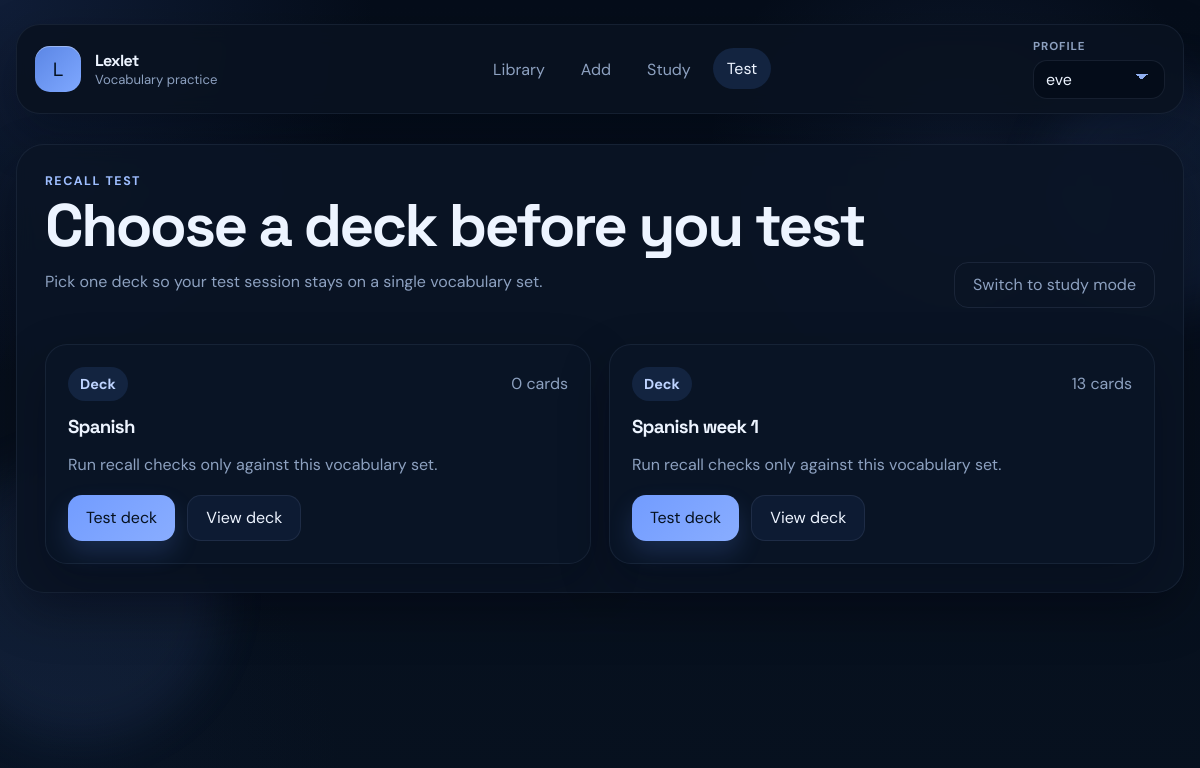
The page /test on the database as committed earlier.
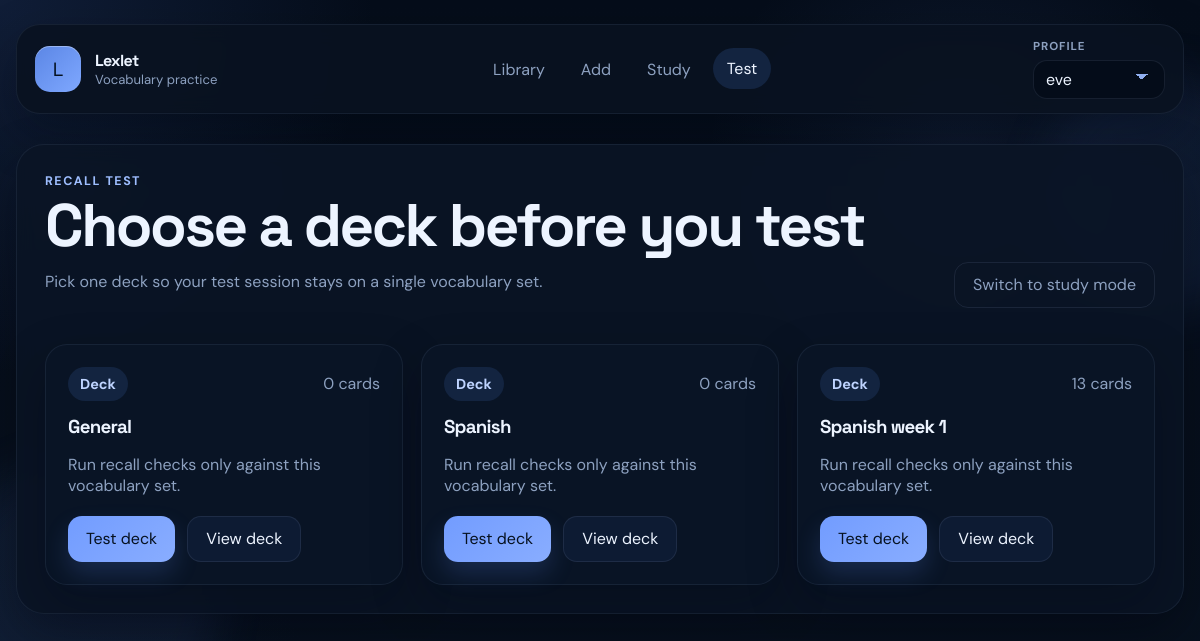
The same page on the database as committed later.
### tables this page shows
CREATE TABLE decks (
            id INTEGER PRIMARY KEY AUTOINCREMENT,
            name TEXT NOT NULL UNIQUE
        , profile_id INTEGER);

### app.py (the view, shortened to what this page needs)
@app.route("/test", methods=["GET", "POST"])
def test():
    conn = get_db()
    active_profile_id = get_active_profile_id(conn)
    decks = get_all_decks(conn, active_profile_id)
    selected_deck_id = request.values.get("deck_id", type=int)
    selected_card_ids = get_requested_card_ids()
    selected_card_ids_value = ",".join(str(card_id) for card_id in selected_card_ids)
    selected_deck = get_deck(conn, selected_deck_id, active_profile_id) if selected_deck_id else None
    if not selected_deck:
        conn.close()
        return render_test_template(decks=decks, selected_deck=None, result=False)

### app.py (called while the page is built, shortened)
def get_db():
    conn = sqlite3.connect(DB_NAME)
    conn.row_factory = sqlite3.Row
    return conn

def get_profiles(conn):
    return conn.execute("SELECT id, name FROM profiles ORDER BY name COLLATE NOCASE").fetchall()

def get_active_profile_id(conn):
    stored_profile_id = session.get("active_profile_id")
    if stored_profile_id:
        existing = conn.execute("SELECT id FROM profiles WHERE id = ?", (stored_profile_id,)).fetchone()
        if existing:
            return stored_profile_id
    eve = conn.execute("SELECT id FROM profiles WHERE lower(name) = 'eve'").fetchone()
    if eve:
        session["active_profile_id"] = eve["id"]
        return eve["id"]
    first_profile = conn.execute("SELECT id FROM profiles ORDER BY id LIMIT 1").fetchone()
    if first_profile:
        session["active_profile_id"] = first_profile["id"]
        return first_profile["id"]
    return None

def get_requested_card_ids():
    raw_ids = request.values.getlist("card_ids")
    raw_selected_ids = request.values.get("selected_card_ids", "")
    if raw_selected_ids:
        raw_ids.extend(raw_selected_ids.split(","))
    card_ids = []
    seen_ids = set()
    return card_ids

### templates/test.html (shortened to what this page needs)
{% extends "base.html" %}
{% block content %}
{% include "_test_shell.html" %}
{% endblock %}

### templates/_test_shell.html (shortened to what this page needs)
<section class="test-shell">
    <div class="section-header test-header">
        <div>
            <p class="eyebrow">Recall test</p>
            <h1>{% if selected_deck %}{{ selected_deck.name }}{% else %}Choose a deck before you test{% endif %}</h1>
            <p class="section-copy">{% if selected_deck %}Your answer is checked with a similarity score, so small typos can still pass.{% else %}Pick one deck so your test session stays on a single vocabulary set.{% endif %}</p>
        </div>
        <a class="button button-ghost" href="{% if selected_deck %}{{ url_for('study', deck_id=selected_deck.id) }}{% else %}{{ url_for('study') }}{% endif %}">Switch to study mode</a>
    </div>
    {% if not selected_deck %}
    {% if decks %}
    <section class="deck-grid">
        {% for deck in decks %}
        <article class="deck-card">
            <div class="card-meta">
                <span class="chip">Deck</span>
                <span class="deck-count">{{ deck.card_count }} {{ "card" if deck.card_count == 1 else "cards" }}</span>
            </div>
            <h3>{{ deck.name }}</h3>
            <p>Run recall checks only against this vocabulary set.</p>
            <div class="deck-actions">
                <a class="button button-primary" href="{{ url_for('test', deck_id=deck.id) }}">Test deck</a>
                <a class="button button-secondary" href="{{ url_for('deck_detail', deck_id=deck.id) }}">View deck</a>
            </div>
        </article>
        {% endfor %}
    </section>
    {% endif %}
    {% endif %}
</section>

Rows that differ between the two databases and show on the page:
added decks: card_count "0", card_count "cards", name "General"
